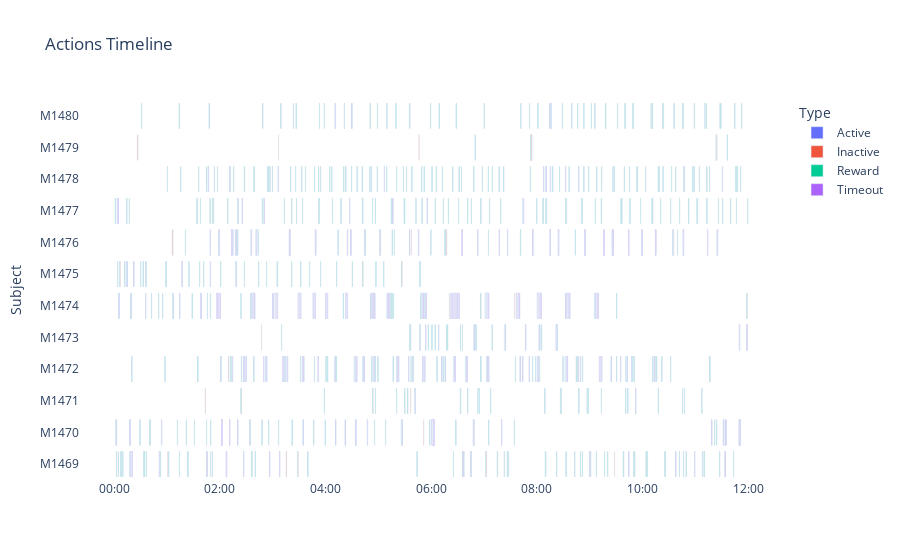

Notebook code for this chart:
### Code cell
filepath = 'oxy_c14_lga14/MTF134EC14HSOXYLGA14_output.xlsx'
df = cleanup(filepath)
df_time = df.copy()
cols = df_time.columns.tolist()
cutoff = cols.index('Active 1')
time_begin = df_time['Start Datetime'].min().time()
time_to_minus = datetime.timedelta(hours=time_begin.hour,
                                minutes=time_begin.minute,
                                seconds=time_begin.second)

def transform_to_time(row):
    start_time = row['Start Datetime']
    for col in cols[cutoff:]:
        secs = row[col]
        if secs != 0:
            row[col] = start_time + datetime.timedelta(seconds=secs) - time_to_minus
        else:
            pass
    return row

df_time = df_time.apply(transform_to_time,axis=1)
numSubjects = len(df_time)
stats = []
for i in range(numSubjects):
    test_row = df_time.iloc[i]
    for col in cols[cutoff:]:
        stat = []
        if (type(test_row[col]) != float) and (type(test_row[col]) != int):
            stat.append(test_row['Subject'])
            stat.append(test_row[col])
            stat.append(test_row[col] + datetime.timedelta(seconds=20))
            stat.append(col.split(' ')[0])
            stats.append(stat)
        else:
            pass

timeline_data = pd.DataFrame(stats,columns = ['Subject','Start','End','Type'])
timeline_graph = px.timeline(timeline_data, 
                         x_start="Start", 
                         x_end="End", 
                         y="Subject",
                         color='Type',
                         title='Actions Timeline')

timeline_graph.update_xaxes(tickformat="%H:%M:%S",
                            tickformatstops=[dict(dtickrange=[1800000, 10800000], value="%H:%M")])

timeline_graph.update_yaxes(categoryorder="category ascending")

timeline_graph.update_layout({'plot_bgcolor': 'rgba(0, 0, 0, 0)',
                             'paper_bgcolor': 'rgba(0, 0, 0, 0)'})

### Figure 1 — Plotly figure (JSON) as saved in the notebook; plotly's stock layout.template omitted (floating-point values rounded to 4 significant figures; data arrays with more than 128 entries replaced by an {"elided": "..."} marker saying what was removed)
{"data": [{"alignmentgroup": "True", "base": {"elided": "1761 str values"}, "hovertemplate": "Type=Active<br>Start=%{base}<br>End=%{x}<br>Subject=%{y}<extra></extra>", "legendgroup": "Active", "marker": {"color": "#636efa"}, "name": "Active", "offsetgroup": "Active", "orientation": "h", "showlegend": true, "textposition": "auto", "type": "bar", "x": {"elided": "1761 int values"}, "xaxis": "x", "y": {"elided": "1761 str values"}, "yaxis": "y"}, {"alignmentgroup": "True", "base": ["2021-09-24T00:52:30", "2021-09-24T01:00:30", "2021-09-24T01:45:11", "2021-09-24T03:15:06", "2021-09-24T03:15:08", "2021-09-24T03:28:35", "2021-09-24T06:35:31", "2021-09-24T06:35:37", "2021-09-24T06:45:07", "2021-09-24T07:02:10", "2021-09-24T07:02:19", "2021-09-24T07:02:21", "2021-09-24T07:02:46", "2021-09-24T07:15:10", "2021-09-24T07:22:39", "2021-09-24T09:28:02", "2021-09-24T11:09:43", "2021-09-24T05:51:23", "2021-09-24T06:48:18", "2021-09-24T07:19:51", "2021-09-24T11:31:49", "2021-09-24T11:49:24", "2021-09-24T11:49:25", "2021-09-24T11:50:05", "2021-09-24T01:43:13", "2021-09-24T01:43:14", "2021-09-24T02:23:57", "2021-09-24T02:23:59", "2021-09-24T02:24:05", "2021-09-24T04:53:39", "2021-09-24T05:36:36", "2021-09-24T06:33:20", "2021-09-24T02:09:37", "2021-09-24T02:09:38", "2021-09-24T09:24:17", "2021-09-24T02:47:13", "2021-09-24T05:36:37", "2021-09-24T05:53:42", "2021-09-24T11:58:39", "2021-09-24T03:00:29", "2021-09-24T06:20:26", "2021-09-24T06:20:26", "2021-09-24T06:55:42", "2021-09-24T07:34:05", "2021-09-24T09:06:05", "2021-09-24T11:58:52", "2021-09-24T00:06:48", "2021-09-24T04:42:15", "2021-09-24T05:26:36", "2021-09-24T01:05:36", "2021-09-24T01:06:11", "2021-09-24T01:06:26", "2021-09-24T05:01:07", "2021-09-24T05:37:06", "2021-09-24T06:17:09", "2021-09-24T06:17:10", "2021-09-24T06:17:12", "2021-09-24T06:45:26", "2021-09-24T03:54:13", "2021-09-24T00:26:36", "2021-09-24T00:26:37", "2021-09-24T03:06:26", "2021-09-24T05:45:57", "2021-09-24T07:53:26", "2021-09-24T07:53:31", "2021-09-24T07:53:31", "2021-09-24T07:53:47", "2021-09-24T07:54:06", "2021-09-24T11:23:16", "2021-09-24T11:23:56", "2021-09-24T11:24:11"], "hovertemplate": "Type=Inactive<br>Start=%{base}<br>End=%{x}<br>Subject=%{y}<extra></extra>", "legendgroup": "Inactive", "marker": {"color": "#EF553B"}, "name": "Inactive", "offsetgroup": "Inactive", "orientation": "h", "showlegend": true, "textposition": "auto", "type": "bar", "x": [20000, 20000, 20000, 20000, 20000, 20000, 20000, 20000, 20000, 20000, 20000, 20000, 20000, 20000, 20000, 20000, 20000, 20000, 20000, 20000, 20000, 20000, 20000, 20000, 20000, 20000, 20000, 20000, 20000, 20000, 20000, 20000, 20000, 20000, 20000, 20000, 20000, 20000, 20000, 20000, 20000, 20000, 20000, 20000, 20000, 20000, 20000, 20000, 20000, 20000, 20000, 20000, 20000, 20000, 20000, 20000, 20000, 20000, 20000, 20000, 20000, 20000, 20000, 20000, 20000, 20000, 20000, 20000, 20000, 20000, 20000], "xaxis": "x", "y": ["M1469", "M1469", "M1469", "M1469", "M1469", "M1469", "M1469", "M1469", "M1469", "M1469", "M1469", "M1469", "M1469", "M1469", "M1469", "M1469", "M1469", "M1470", "M1470", "M1470", "M1470", "M1470", "M1470", "M1470", "M1471", "M1471", "M1471", "M1471", "M1471", "M1471", "M1471", "M1471", "M1472", "M1472", "M1472", "M1473", "M1473", "M1473", "M1473", "M1474", "M1474", "M1474", "M1474", "M1474", "M1474", "M1474", "M1475", "M1475", "M1475", "M1476", "M1476", "M1476", "M1476", "M1476", "M1476", "M1476", "M1476", "M1477", "M1478", "M1479", "M1479", "M1479", "M1479", "M1479", "M1479", "M1479", "M1479", "M1479", "M1479", "M1479", "M1479"], "yaxis": "y"}, {"alignmentgroup": "True", "base": {"elided": "857 str values"}, "hovertemplate": "Type=Reward<br>Start=%{base}<br>End=%{x}<br>Subject=%{y}<extra></extra>", "legendgroup": "Reward", "marker": {"color": "#00cc96"}, "name": "Reward", "offsetgroup": "Reward", "orientation": "h", "showlegend": true, "textposition": "auto", "type": "bar", "x": {"elided": "857 int values"}, "xaxis": "x", "y": {"elided": "857 str values"}, "yaxis": "y"}, {"alignmentgroup": "True", "base": {"elided": "904 str values"}, "hovertemplate": "Type=Timeout<br>Start=%{base}<br>End=%{x}<br>Subject=%{y}<extra></extra>", "legendgroup": "Timeout", "marker": {"color": "#ab63fa"}, "name": "Timeout", "offsetgroup": "Timeout", "orientation": "h", "showlegend": true, "textposition": "auto", "type": "bar", "x": {"elided": "904 int values"}, "xaxis": "x", "y": {"elided": "904 str values"}, "yaxis": "y"}], "layout": {"barmode": "overlay", "legend": {"title": {"text": "Type"}, "tracegroupgap": 0}, "paper_bgcolor": "rgba(0, 0, 0, 0)", "plot_bgcolor": "rgba(0, 0, 0, 0)", "title": {"text": "Actions Timeline"}, "xaxis": {"anchor": "y", "domain": [0, 1], "tickformat": "%H:%M:%S", "tickformatstops": [{"dtickrange": [1800000, 10800000], "value": "%H:%M"}], "type": "date"}, "yaxis": {"anchor": "x", "categoryorder": "category ascending", "domain": [0, 1], "title": {"text": "Subject"}}}}
